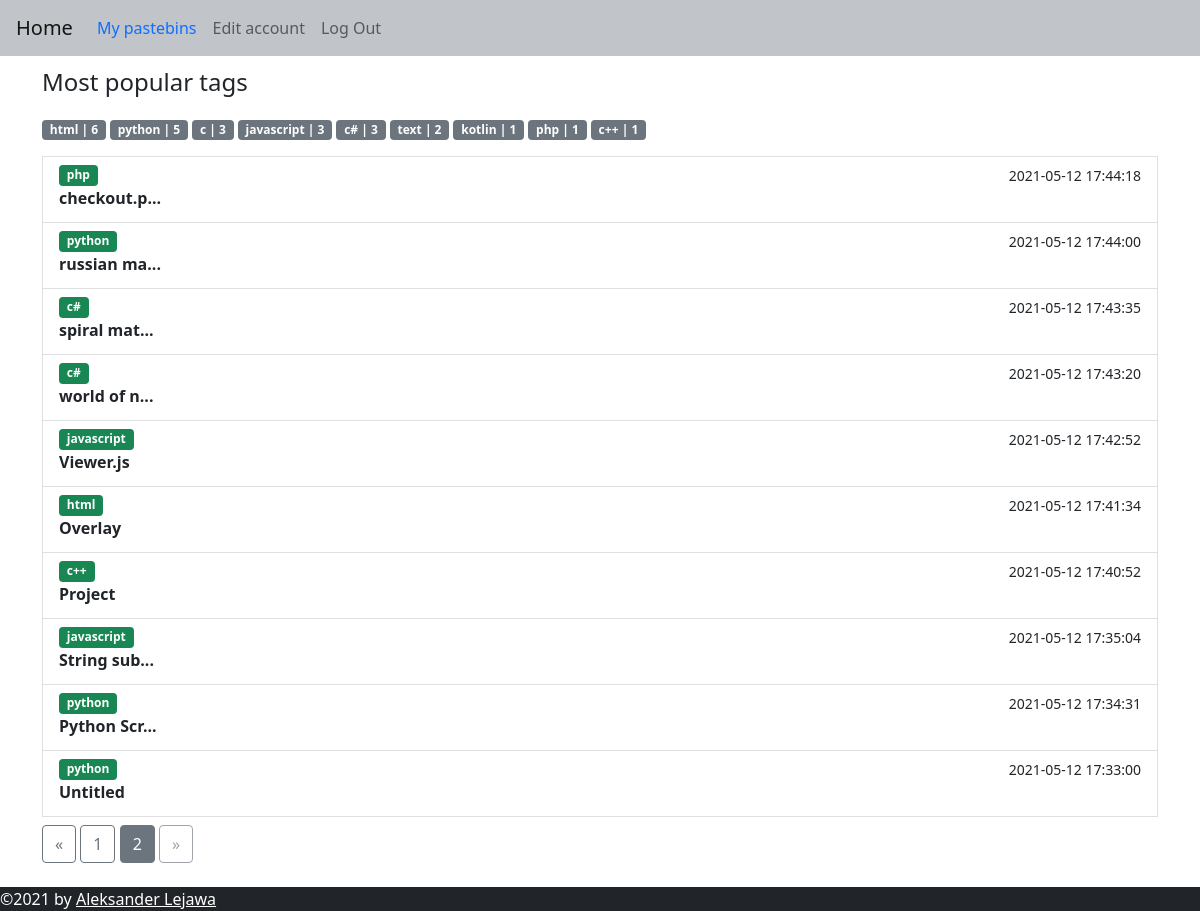
The app's page /public?page=2 (signed in) with its own data.
### web/models.py (models this page shows, shortened)
class Pastebin(db.Model):
    id = db.Column(db.Integer, primary_key=True)
    title = db.Column(db.String(100), default="Untitled")
    content = db.Column(db.String(60000))
    syntax = db.Column(db.String(50))
    user_id = db.Column(db.Integer, db.ForeignKey("user.id"))
    date = db.Column(db.DateTime(timezone=True))
    expire_date = db.Column(db.DateTime(timezone=True))
    password = db.Column(db.String(150))
    link = db.Column(db.String(150), unique=True)
    def is_expired(self):
        if self.expire_date:
            if datetime.utcnow() > self.expire_date:
                db.session.delete(self)
                db.session.commit()
                return True
            return False
        else:
            return False

### web/public_pastebins/routes.py (the view)
@bp.route("/public")
def public():
    page = request.args.get("page", 1, type=int)
    tags = dict()
    pastebins = Pastebin.query.order_by(desc(Pastebin.date)).filter_by(password=None).limit(50).from_self()
    for pastebin in pastebins:
        pastebin.is_expired()
        if pastebin.syntax in tags:
            tags[pastebin.syntax] += 1
        else:
            tags[pastebin.syntax] = 1
    tags = sorted(tags.items(), key=lambda x: x[1], reverse=True)
    return render_template("public_pastebins.html", user=current_user, pastebins=pastebins.paginate(page, 15, False), tags=tags)

### web/templates/public_pastebins.html
{% extends "base.html" %}
{% block content %}
<div class=" mt-2 mb-3">
    <p class="lead fs-4">Most popular tags</p>
    {% for syntax, quant in tags %}
    <span class="badge bg-secondary"> {{ syntax }} | {{ quant }}</span>
    {% endfor %}
</div>
{% for pastebin in pastebins.items %}
<a href="{{pastebin.link}}" class="list-group-item list-group-item-action">
    <div class="d-flex w-100 justify-content-between">
        <span class="badge bg-success">{{ pastebin.syntax }}</span>
        <small>{{ pastebin.date.replace(microsecond=0) }}</small>
    </div>
    <p class="mb-1"><b>{{ pastebin.title if pastebin.title|length < 10 else pastebin.title[:10] + "..."}}</b></p>
</a>
{% endfor %}
<div class="text-right mt-2">
    <a href="{{ url_for('public_pastebins.public', page=pastebins.prev_num) }}"
        class="btn btn-outline-secondary {% if pastebins.page == 1 %}disabled{% endif %}">
        &laquo;
    </a>
    {% for page_num in pastebins.iter_pages(left_edge=1, right_edge=1, left_current=1, right_current=2) %}
    {% if page_num %}
    {% if pastebins.page == page_num %}
    <a href="{{ url_for('public_pastebins.public', page=page_num) }}" class="btn btn-secondary ">
        {{ page_num }}
    </a>
    {% else %}
    <a href="{{ url_for('public_pastebins.public', page=page_num) }}" class="btn btn-outline-secondary ">
        {{ page_num }}
    </a>
    {% endif %}
    {% else %}
    ...
    {% endif %}
    {% endfor %}
    <a href="{{ url_for('public_pastebins.public', page=pastebins.next_num) }}" class="btn btn-outline-secondary
       {% if pastebins.page == pastebins.pages %}disabled{% endif %}">
        &raquo;
    </a>
</div>
{% endblock %}

### records on screen
Pastebin: syntax "html", quant "6"
Pastebin: syntax "python", quant "5"
Pastebin: syntax "javascript", quant "3"
Pastebin: syntax "c#", quant "3"
Pastebin: syntax "text", quant "2"
Pastebin: syntax "kotlin", user "1"
Pastebin: syntax "php", quant "1", date.replace "2021-05-12 17:44:18", title "checkout.p..."
Pastebin: syntax "c++", quant "1", date.replace "2021-05-12 17:40:52", title "Project"
Pastebin: syntax "python", date.replace "2021-05-12 17:44:00", title "russian ma..."
Pastebin: syntax "c#", date.replace "2021-05-12 17:43:35", title "spiral mat..."
Pastebin: syntax "c#", date.replace "2021-05-12 17:43:20", title "world of n..."
Pastebin: syntax "javascript", date.replace "2021-05-12 17:42:52", title "Viewer.js"
Pastebin: syntax "html", date.replace "2021-05-12 17:41:34", title "Overlay"
Pastebin: syntax "javascript", date.replace "2021-05-12 17:35:04", title "String sub..."
Pastebin: syntax "python", date.replace "2021-05-12 17:34:31", title "Python Scr..."
Pastebin: syntax "python", date.replace "2021-05-12 17:33:00", title "Untitled"

### other values on screen
{{ syntax }} "c"
{{ quant }} "3"
{{ page_num }} "1"
{{ page_num }} "2"
